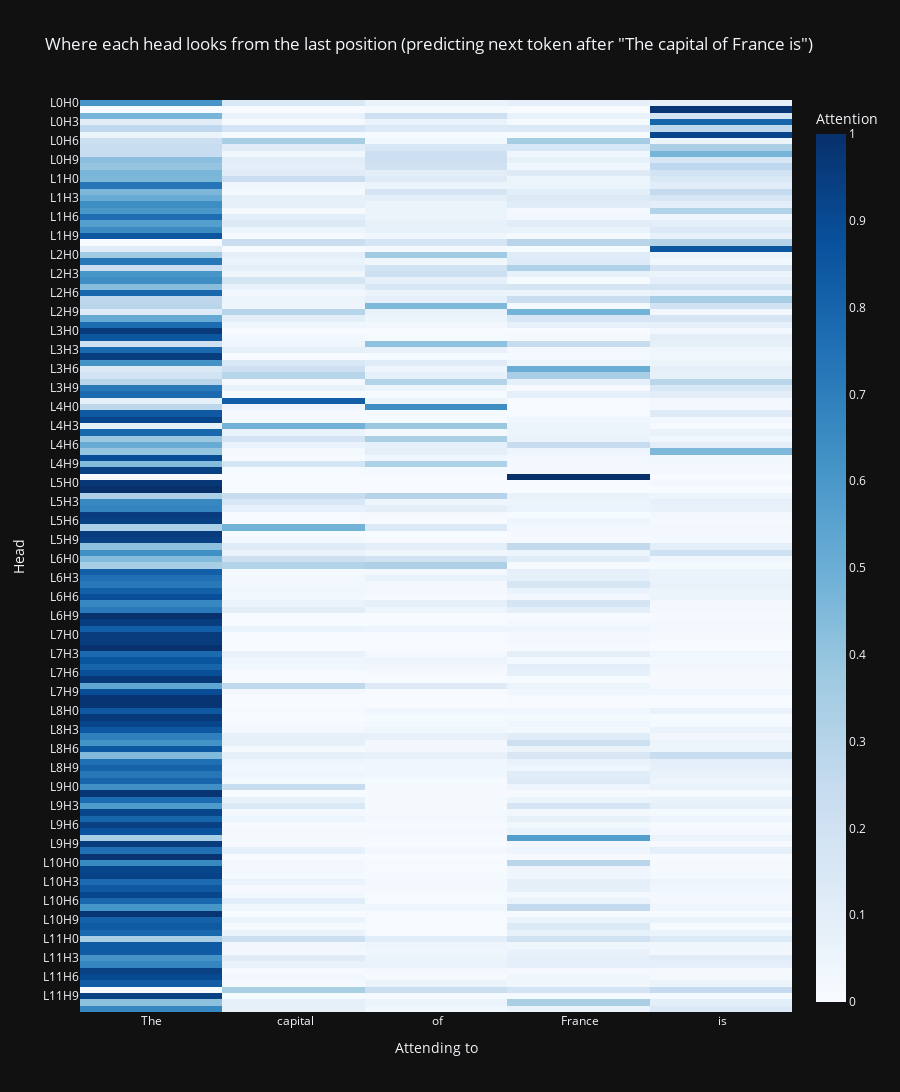

Notebook code for this chart:
### Code cell
# Which heads attend most to the last token position?
# This tells us which heads are most involved in predicting the next token

last_token_attention = torch.zeros(model.cfg.n_layers, model.cfg.n_heads)

for layer in range(model.cfg.n_layers):
    pattern = cache[f"blocks.{layer}.attn.hook_pattern"][0, :, -1, :]  # [heads, key_pos]
    # What does the last query token attend to?
    last_token_attention[layer] = pattern.sum(dim=-1).detach().cpu()  # just checking it sums to 1
    # More interesting: where does the last token LOOK?
    last_token_attention[layer] = pattern[:, -1].detach().cpu()  # attention on self

# Better: for each head, what % of attention from last token goes to each position?
fig_data = []
for layer in range(model.cfg.n_layers):
    pattern = cache[f"blocks.{layer}.attn.hook_pattern"][0, :, -1, :].detach().cpu()  # [heads, key_pos]
    for head in range(model.cfg.n_heads):
        for pos, tok in enumerate(token_labels):
            fig_data.append({
                "layer": layer, "head": head,
                "position": tok, "pos_idx": pos,
                "attention": pattern[head, pos].item()
            })

df = pd.DataFrame(fig_data)

# Heatmap: for each head, where does the LAST token attend?
pivot = df.pivot_table(index=["layer", "head"], columns="position", values="attention")
# Reorder columns by position
pivot = pivot[token_labels]

fig = px.imshow(
    pivot.values,
    x=token_labels,
    y=[f"L{l}H{h}" for l in range(12) for h in range(12)],
    color_continuous_scale="Blues",
    title=f'Where each head looks from the last position (predicting next token after "{prompt}")',
    labels={"x": "Attending to", "y": "Head", "color": "Attention"},
    template="plotly_dark",
    aspect="auto"
)
fig.update_layout(height=1200)
fig.show()

### Figure 1 — Plotly figure (JSON) as saved in the notebook; plotly's stock layout.template omitted (floating-point values rounded to 4 significant figures; data arrays with more than 128 entries replaced by an {"elided": "..."} marker saying what was removed)
{"data": [{"coloraxis": "coloraxis", "hovertemplate": "Attending to: %{x}<br>Head: %{y}<br>Attention: %{z}<extra></extra>", "name": "0", "type": "heatmap", "x": ["The", " capital", " of", " France", " is"], "xaxis": "x", "y": {"elided": "144 str values"}, "yaxis": "y", "z": {"elided": "144x5 float values"}}], "layout": {"coloraxis": {"colorbar": {"title": {"text": "Attention"}}, "colorscale": [[0, "rgb(247,251,255)"], [0.125, "rgb(222,235,247)"], [0.25, "rgb(198,219,239)"], [0.375, "rgb(158,202,225)"], [0.5, "rgb(107,174,214)"], [0.625, "rgb(66,146,198)"], [0.75, "rgb(33,113,181)"], [0.875, "rgb(8,81,156)"], [1, "rgb(8,48,107)"]]}, "height": 1200, "title": {"text": "Where each head looks from the last position (predicting next token after \"The capital of France is\")"}, "xaxis": {"anchor": "y", "domain": [0, 1], "title": {"text": "Attending to"}}, "yaxis": {"anchor": "x", "autorange": "reversed", "domain": [0, 1], "title": {"text": "Head"}}}}
